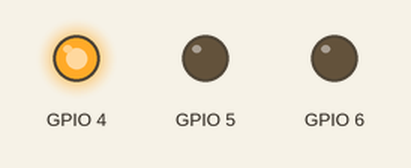
The program below on a simulated Raspberry Pi (BCM pin numbers). On the bench: output pins drawn as LEDs (lit = HIGH). At 6.0 s the program stops and its outputs stay as they are.

Above: at 0.1 s.
At 2.1 s:
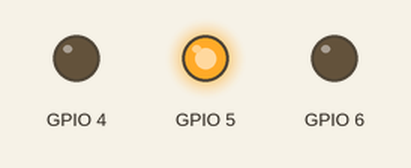
At 4.1 s:
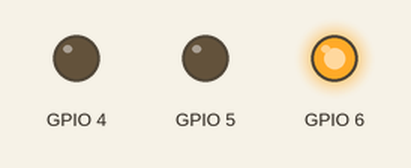
At 5.1 s:
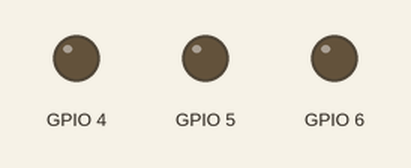
Timing chart, 0 to 6.6 s (numbered marks = the images above):
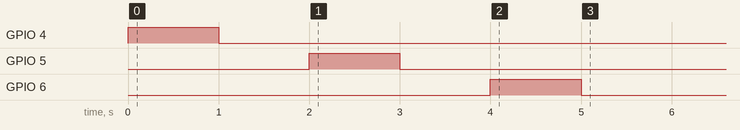

Measured:
- by itself, GPIO 4: LOW → HIGH at 0.00 s, → LOW 1.0 s later
- by itself, GPIO 5: LOW → HIGH at 2.0 s, → LOW 1.0 s later
- by itself, GPIO 6: LOW → HIGH at 4.0 s, → LOW 1.0 s later

The program:

led_on.py
```python
import RPi.GPIO as GPIO
import time

LED_PIN_1 = 4
LED_PIN_2 = 5
LED_PIN_3 = 6

GPIO.setmode(GPIO.BCM)

def LED_LIGHT(LED):
    GPIO.setup(LED,GPIO.OUT)
    GPIO.output(LED,GPIO.HIGH)
    time.sleep(1)
    GPIO.output(LED,GPIO.LOW)
    time.sleep(1)


LED_LIGHT(LED_PIN_1)
LED_LIGHT(LED_PIN_2)
LED_LIGHT(LED_PIN_3)

GPIO.cleanup()
```
